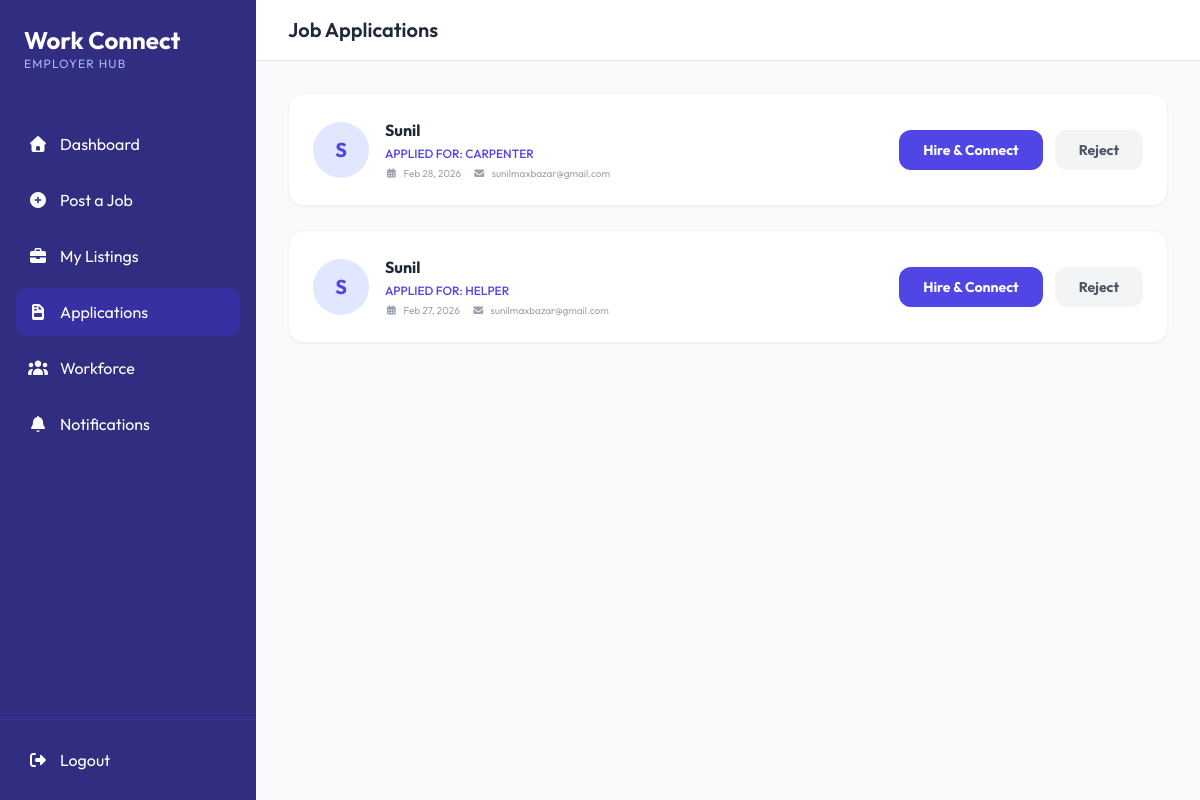
/employer/applications.php (signed in), run on the app's committed database.
### tables this page shows
CREATE TABLE `job_applications` (
  `id` int(11) NOT NULL,
  `job_id` int(11) NOT NULL,
  `employee_id` int(11) NOT NULL,
  `status` enum('pending','accepted','rejected') DEFAULT 'pending',
  `applied_at` timestamp NOT NULL DEFAULT current_timestamp()
);

CREATE TABLE `users` (
  `id` int(11) NOT NULL,
  `username` varchar(100) NOT NULL,
  `email` varchar(150) NOT NULL,
  `password` varchar(255) NOT NULL,
  `role_id` int(11) NOT NULL,
  `created_at` timestamp NOT NULL DEFAULT current_timestamp()
);

CREATE TABLE `jobs` (
  `id` int(11) NOT NULL,
  `employer_id` int(11) NOT NULL,
  `title` varchar(255) NOT NULL,
  `description` text NOT NULL,
  `location` varchar(255) DEFAULT NULL,
  `salary` varchar(100) DEFAULT NULL,
  `created_at` timestamp NOT NULL DEFAULT current_timestamp(),
  `no_of_vacancy` int(11) NOT NULL
);

### employer/applications.php (the view, shortened to what this page needs)
<?php
require_once '../includes/db_connect.php';
$stmt = $pdo->prepare("
    SELECT ja.*, j.title as job_title, u.username as employee_name, u.email as employee_email, ep.skills, ep.phone
    FROM job_applications ja
    JOIN jobs j ON ja.job_id = j.id
    JOIN users u ON ja.employee_id = u.id
    LEFT JOIN employee_profiles ep ON u.id = ep.user_id
    WHERE j.employer_id = ?
    ORDER BY ja.applied_at DESC
");
$stmt->execute([$_SESSION['user_id']]);
$applications = $stmt->fetchAll();
?>
<!DOCTYPE html>
<html lang="en">
<head>
    <script src="https://cdn.tailwindcss.com"></script>
    <link rel="stylesheet" href="https://cdnjs.cloudflare.com/ajax/libs/font-awesome/7.0.1/css/all.min.css">
</head>
<body class="bg-gray-50 flex h-screen overflow-hidden">
    <?php include '../includes/employer_sidebar.php'; ?>
    <main class="flex-grow flex flex-col overflow-y-auto">
        <header class="bg-white border-b border-gray-200 p-4 flex justify-between items-center sticky top-0 z-20">
            <div class="flex items-center space-x-4">
                <h2 class="text-xl font-semibold text-gray-800">Job Applications</h2>
            </div>
        </header>
        <div class="p-4 md:p-8">
            <?php if (empty($applications)): ?>
                <div class="bg-white p-12 rounded-3xl text-center border border-gray-100 shadow-sm">
                    <div class="w-20 h-20 bg-gray-50 rounded-full flex items-center justify-center mx-auto mb-4 text-gray-400 text-3xl">
                        <i class="fas fa-file-invoice"></i>
                    </div>
                    <h3 class="text-xl font-bold text-gray-800">No applications yet</h3>
                    <p class="text-gray-500 mt-2">When employees apply for your jobs, they'll appear here.</p>
                </div>
            <?php else: ?>
                <div class="grid grid-cols-1 gap-6">
                    <?php foreach ($applications as $app): ?>
                        <div class="bg-white p-6 rounded-2xl shadow-sm border border-gray-100 flex flex-col md:flex-row md:items-center justify-between gap-4">
                            <div class="flex items-center space-x-4">
                                <div class="w-14 h-14 bg-indigo-100 rounded-full flex items-center justify-center text-indigo-600 font-bold text-xl">
                                    <?php echo strtoupper(substr($app['employee_name'], 0, 1)); ?>
                                </div>
                                <div>
                                    <h3 class="font-bold text-gray-800"><?php echo htmlspecialchars($app['employee_name']); ?></h3>
                                    <p class="text-xs text-indigo-600 font-medium uppercase mt-1">Applied for: <?php echo htmlspecialchars($app['job_title']); ?></p>
                                    <div class="flex items-center text-[10px] text-gray-400 mt-1 space-x-3">
                                        <span><i class="fas fa-calendar-alt mr-1"></i> <?php echo date('M d, Y', strtotime($app['applied_at'])); ?></span>
                                        <span><i class="fas fa-envelope mr-1"></i> <?php echo htmlspecialchars($app['employee_email']); ?></span>
                                    </div>
                                </div>
                            </div>
                            <div class="flex flex-wrap items-center gap-3">
                                <?php if ($app['status'] === 'pending'): ?>
                                    <button onclick="handleApp(<?php echo $app['id']; ?>, 'accept', this)" class="bg-indigo-600 text-white px-6 py-2.5 rounded-xl font-bold hover:bg-indigo-700 transition-all text-sm">
                                        Hire & Connect
                                    </button>
                                    <button onclick="handleApp(<?php echo $app['id']; ?>, 'reject', this)" class="bg-gray-100 text-gray-600 px-6 py-2.5 rounded-xl font-bold hover:bg-gray-200 transition-all text-sm">
                                        Reject
                                    </button>
                                <?php endif; ?>
                            </div>
                        </div>
                    <?php endforeach; ?>
                </div>
            <?php endif; ?>
        </div>
    </main>
</body>
</html>

### employer/applications.php (style rules this page uses)
body { font-family: 'Outfit', sans-serif; }

### data on the page
job_applications: employee.username "S", employee.username "Sunil", job.title "CARPENTER", applied_at "Feb 28, 2026", employee.email "sunilmaxbazar@gmail.com"
job_applications: employee.username "S", employee.username "Sunil", job.title "HELPER", applied_at "Feb 27, 2026", employee.email "sunilmaxbazar@gmail.com"
